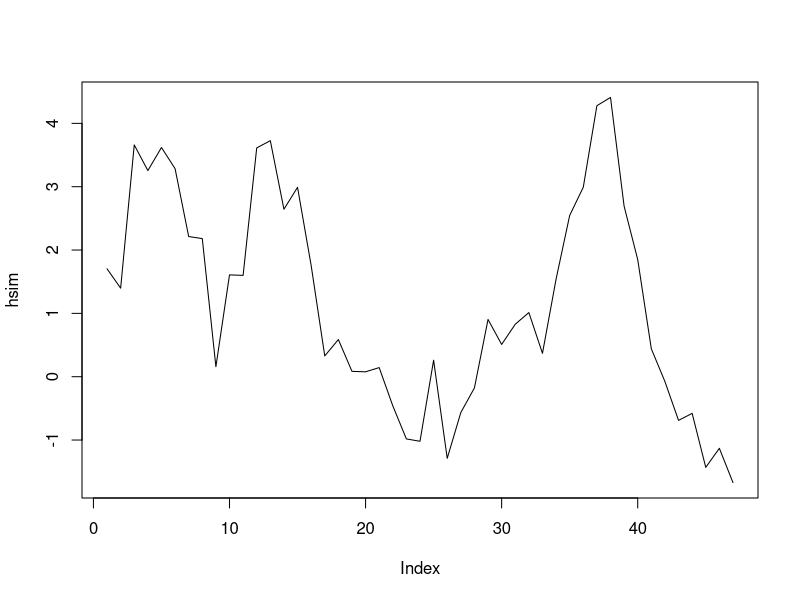
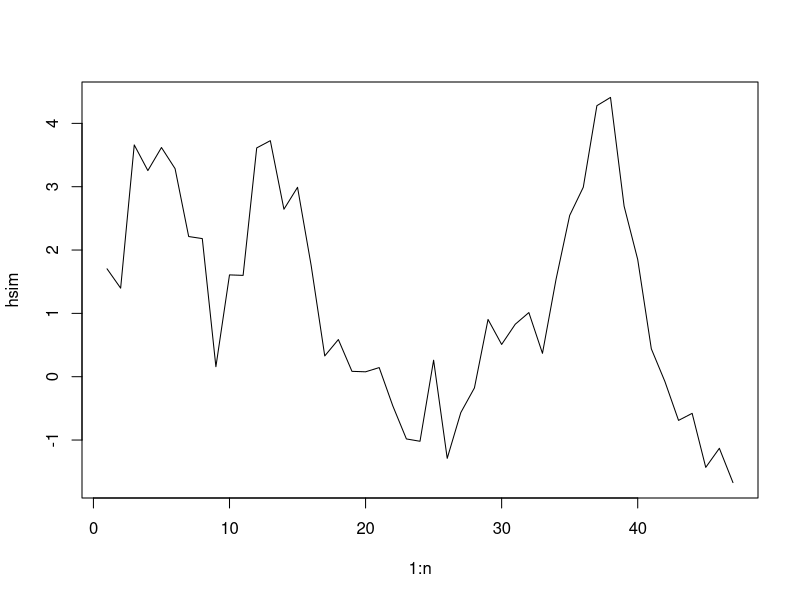
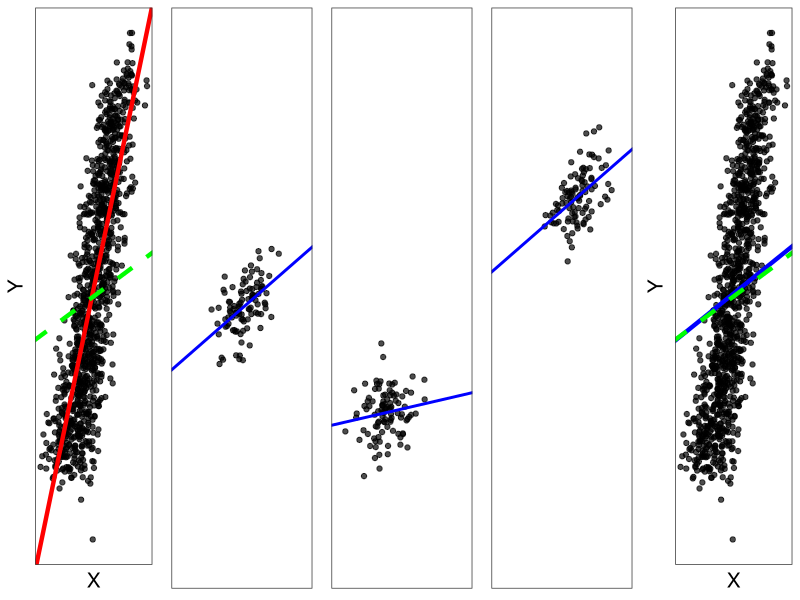
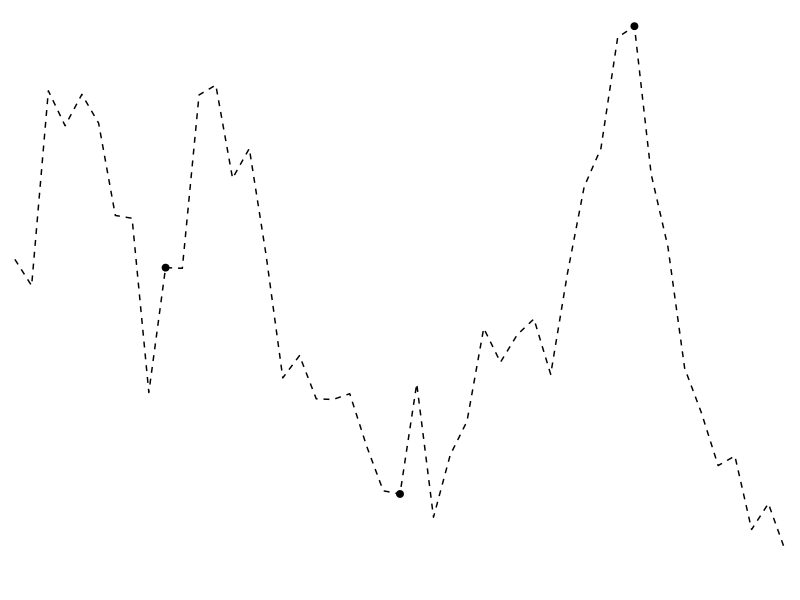
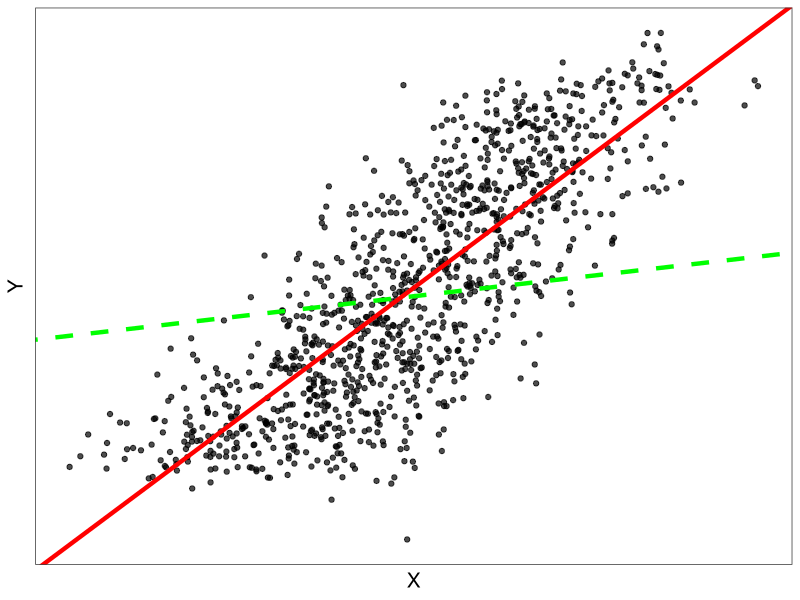
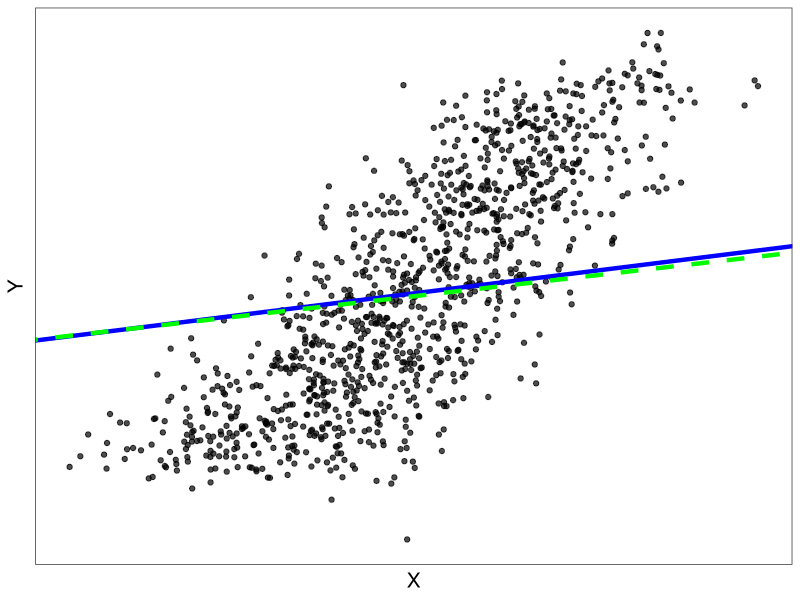
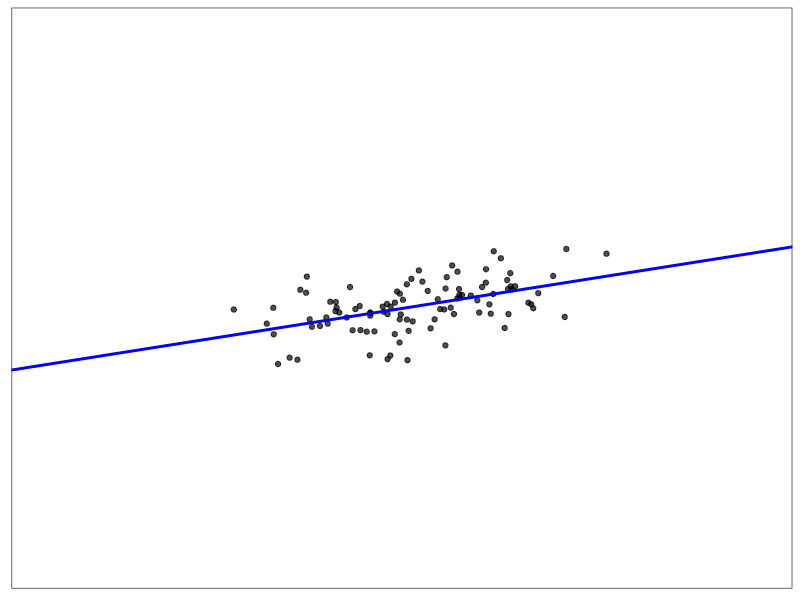
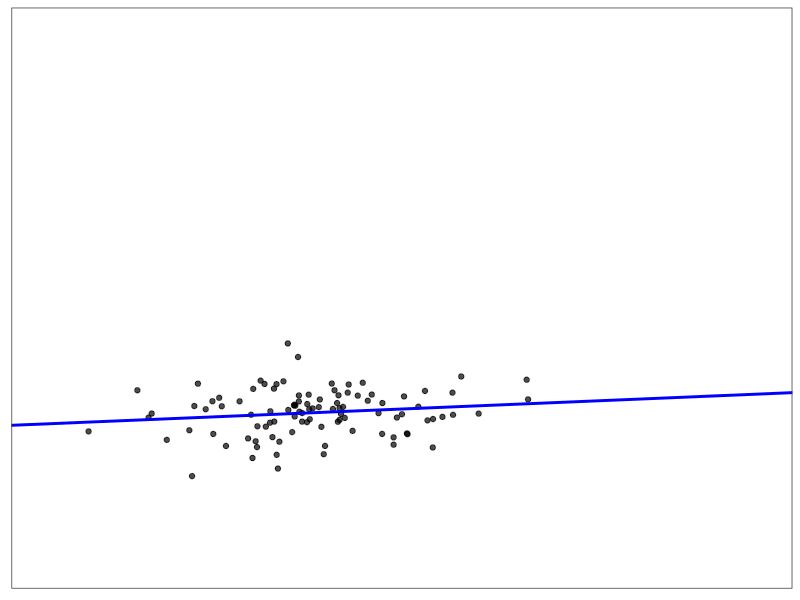

These figures' R source, in order:
setwd(dirname(rstudioapi::getActiveDocumentContext()$path))
library(ggplot2)
library(gridExtra)
theme_set(theme_bw())

## H

set.seed(1)
n <- 47
hsim <- as.numeric(arima.sim(model=list(ar=.9,sd=.5),n=n))
plot(hsim,type="l")
pt <- numeric(n)
pt[c(10,24,38)] <- 1
df <- data.frame(x = 1:n, 
                 h = hsim, 
                 points = pt)
plot(1:n,hsim,type="l")

pH <- ggplot(df, aes(x,h)) + geom_line(lty="dashed") + geom_point(aes(alpha=I(pt)),size=2) + xlab("") + ylab("") + 
  theme(panel.grid = element_blank(), 
        axis.line = element_blank(), 
        axis.text = element_blank(), 
        axis.ticks = element_blank(), 
        panel.border = element_blank(), 
        plot.margin = unit(c(0,-6,0,-12),"mm"))

## X and Y

set.seed(2)

nn <- 11
m <- 100
h <- rep(seq(0,2,length.out=nn),each=m)
x <- h + .5*rnorm(nn*m)
y <- 2*h+.25*h*x + .3*rnorm(nn*m)
df1 <- data.frame(x=x,y=y,h=h)

bconf <- coefficients(lm(y~x))
b05 <- coefficients(lm(y~x, data=subset(df1, abs(h-.4)<.05)))
b10 <- coefficients(lm(y~x, data=subset(df1,h==1)))
b15 <- coefficients(lm(y~x, data=subset(df1,abs(h-1.6)<.05)))
bavgcausal <- colMeans(matrix(coefficients(lm(y~x*factor(h)))[c(1,3:12,2,13:22)],nrow=nn))
btrue <- c(2, .25) # ground truth if h is uniform(0,2)

pconf <- ggplot(df1, aes(x,y)) + geom_point(alpha=.7) + 
  xlab("X") + ylab("Y") + 
  coord_cartesian(xlim=range(x),ylim=range(y)) + 
  geom_abline(intercept = bconf[1], slope = bconf[2], col="red", size=1.5) + 
  geom_abline(intercept = btrue[1], slope = btrue[2], col="green", size=1.5, lty = 2) + 
  theme(panel.grid = element_blank(), 
        axis.line = element_blank(), 
        axis.text = element_blank(),
        axis.ticks = element_blank(), 
        axis.title = element_text(size=15))

pXY1 <- ggplot(subset(df1, abs(h-1) < .05), aes(x,y)) + geom_point(alpha=.7) + 
  # xlab("X") + ylab("Y") + 
  coord_cartesian(xlim=range(x),ylim=range(y)) + 
  geom_abline(intercept = b10[1], slope = b10[2], col="blue", size=1) + 
  theme(panel.grid = element_blank(), 
        axis.line = element_blank(), 
        axis.text = element_blank(), 
        axis.ticks = element_blank(), 
        axis.title = element_blank())

pXY2 <- ggplot(subset(df1, abs(h-.4)<.05), aes(x,y)) + geom_point(alpha=.7) + 
  # xlab("X") + ylab("Y") + 
  coord_cartesian(xlim=range(x),ylim=range(y)) + 
  geom_abline(intercept = b05[1], slope = b05[2], col="blue", size=1) + 
  theme(panel.grid = element_blank(), 
        axis.line = element_blank(), 
        axis.text = element_blank(), 
        axis.ticks = element_blank(), 
        axis.title = element_blank())

pXY3 <- ggplot(subset(df1, abs(h-1.6)<.05), aes(x,y)) + geom_point(alpha=.7) + 
  # xlab("X") + ylab("Y") + 
  coord_cartesian(xlim=range(x),ylim=range(y)) + 
  geom_abline(intercept = b15[1], slope = b15[2], col="blue", size=1) + 
  theme(panel.grid = element_blank(), 
        axis.line = element_blank(), 
        axis.text = element_blank(), 
        axis.ticks = element_blank(), 
        axis.title = element_blank())

pavgcausal <- ggplot(df1, aes(x,y)) + geom_point(alpha=.7) + 
  xlab("X") + ylab("Y") + 
  coord_cartesian(xlim=range(x),ylim=range(y)) + 
  geom_abline(intercept=bavgcausal[1], slope=bavgcausal[2], col="blue", size=1.5) + 
  geom_abline(intercept = btrue[1], slope = btrue[2], col="green", size=1.5, lty = 2) + 
  theme(panel.grid = element_blank(), 
        axis.line = element_blank(), 
        axis.text = element_blank(), 
        axis.ticks = element_blank(), 
        axis.title = element_text(size=15))

grid.arrange(pconf, pXY1, pXY2, pXY3, pavgcausal, nrow=1)

pdf("../figures/pH_new.pdf", width = 10, height = 1.5)
pH
dev.off()

pdf("../figures/pconf.pdf", width = 4, height = 3)
pconf
dev.off()

pdf("../figures/pavgcausal.pdf", width = 4, height = 3)
pavgcausal
dev.off()


pdf("../figures/pXY1_new.pdf", width = 4, height = 3)
pXY1
dev.off()

pdf("../figures/pXY2_new.pdf", width = 4, height = 3)
pXY2
dev.off()

pdf("../figures/pXY3_new.pdf", width = 4, height = 3)
pXY3
dev.off()
